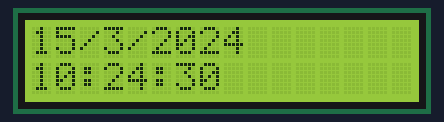
Bench run of a sketch on a simulated Arduino Uno, built with avr-gcc and run on an emulated ATmega328P. Shown: 16×2 character LCD. The local clock reads 2024-03-15 10:24:30 at power-on unless the sketch sets it.

Above: at 0.1 s.
At 4.1 s:
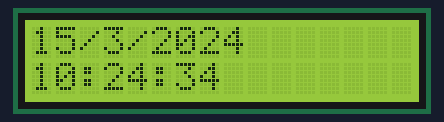
At 9.2 s:
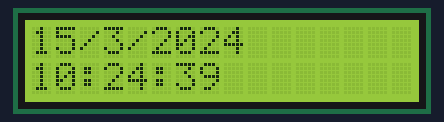
At 19.2 s:
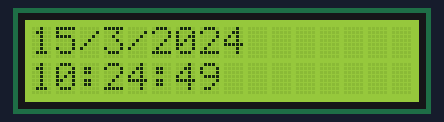
At 28.3 s:
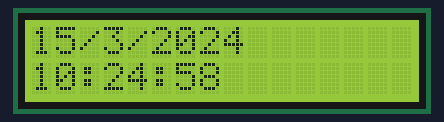
At 38.4 s:
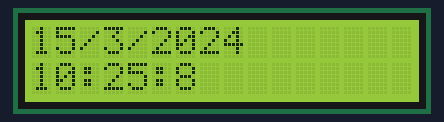

The sketch:

sketch_feb21a.ino
```cpp
#include <LiquidCrystal.h>
#include <virtuabotixRTC.h>
int CLK_PIN = 6;
int DAT_PIN = 7;
int RST_PIN = 8;

virtuabotixRTC myRTC(CLK_PIN, DAT_PIN, RST_PIN);
int rs = 12, en = 11, d4 =  5, d5 = 4, d6 = 3, d7 = 2;
LiquidCrystal lcd(rs, en, d4, d5, d6, d7);

void setup() {
  Serial.begin(9600);
  //myRTC.setDS1302Time(00, 56, 15, 3, 21, 2, 2024);
  lcd.begin(16, 2);
}

void loop() {
  myRTC.updateTime();
  int day = myRTC.dayofmonth;
  int month = myRTC.month;
  int year = myRTC.year;
  int hours = myRTC.hours;
  int minutes = myRTC.minutes;
  int seconds = myRTC.seconds;

  lcd.clear();
  lcd.setCursor(0, 0);

  lcd.print(day);
  lcd.print("/");
  lcd.print(month);
  lcd.print("/");
  lcd.print(year);

  lcd.setCursor(0, 1);
  lcd.print(hours);
  lcd.print(":");
  lcd.print(minutes);
  lcd.print(":");
  lcd.print(seconds);

  delay(1000);
}
```

Measured:
- what the display in image 1 shows lasts 1.0 s, from 4.1 s to 5.1 s
